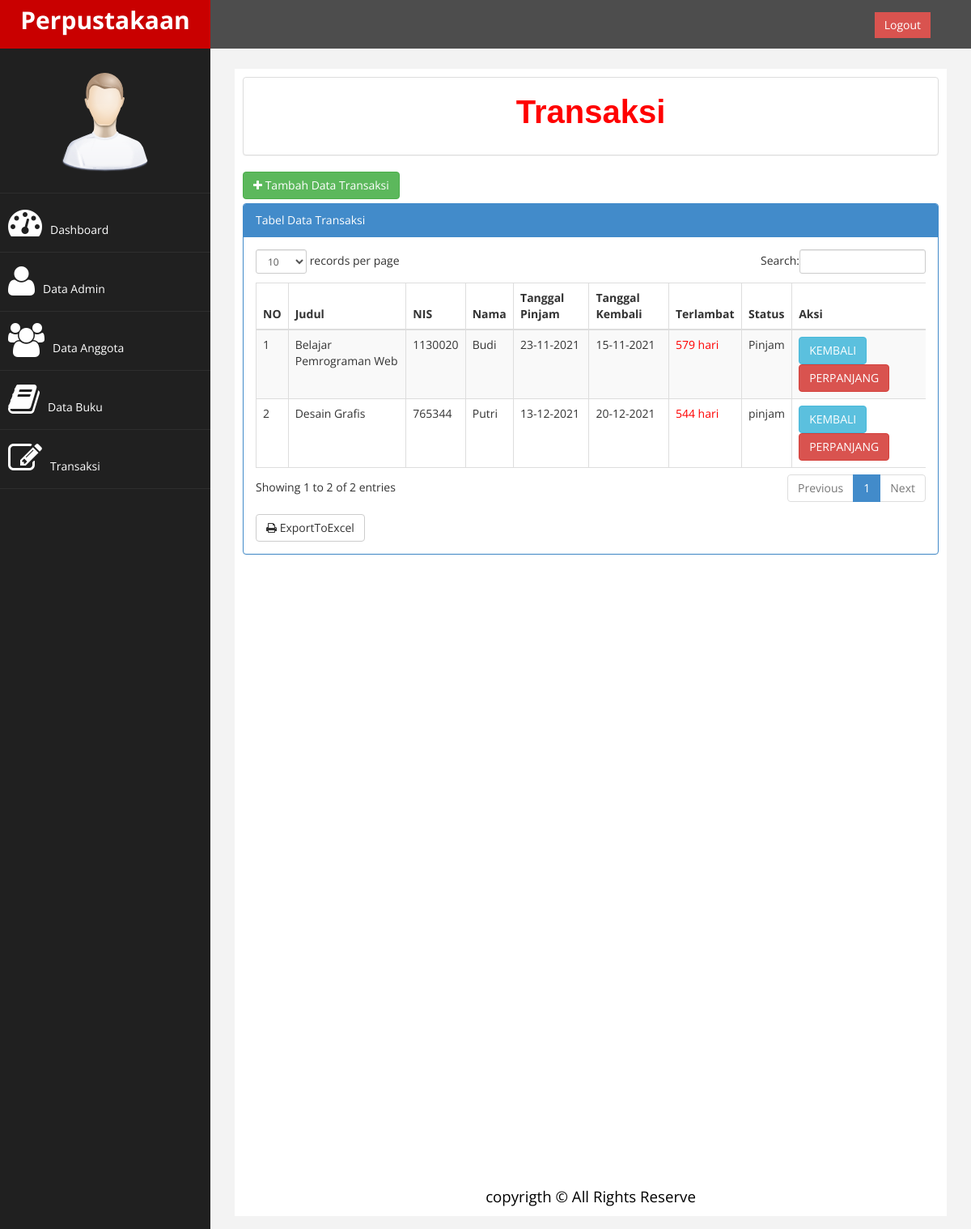
The page /index.php?page=transaksi (signed in) on the database its author committed.
### tables this page shows
CREATE TABLE `tb_transaksi` (
  `id` int(50) NOT NULL,
  `judul` varchar(50) NOT NULL,
  `nis` varchar(50) NOT NULL,
  `nama` varchar(50) NOT NULL,
  `tgl_pinjam` varchar(50) NOT NULL,
  `tgl_kembali` varchar(50) NOT NULL,
  `status` varchar(50) NOT NULL
);

### function.php (called while the page is built)
<?php
function terlambat($tgl_dateline, $tgl_kembali){
    $tgl_dateline_pecah = explode("-",$tgl_dateline);
    $tgl_dateline_pecah = $tgl_dateline_pecah[2]."-".$tgl_dateline_pecah[1]."-".$tgl_dateline_pecah[0];
    $tgl_kembali_pecah = explode("-",$tgl_kembali);
    $tgl_kembali_pecah = $tgl_kembali_pecah[2]."-".$tgl_kembali_pecah[1]."-".$tgl_kembali_pecah[0];
    $selisih = strtotime($tgl_kembali_pecah)-strtotime($tgl_dateline_pecah);
    $selisih = $selisih/86400;
    if($selisih>=1){
        $hasi_tgl = floor($selisih);
    }else{
        $hasi_tgl = 0;
    }
    return $hasi_tgl;
}
?>

### page/transaksi/transaksi.php (the view, shortened to what this page needs)
<div class="panel panel-default">
<p class="anggota">Transaksi</p>
</div>
<a href="?page=transaksi&aksi=tambah" class="btn btn-success" style="margin-bottom: 5px;" ><i class="fa fa-plus"></i>
Tambah Data Transaksi</a>
<div class="row">
<div class="col-md-12">
<div class="panel panel-primary">
<div class="panel-heading">
Tabel Data Transaksi
</div>
<div class="panel-body">
<div class="table-responsive">
<table class="table table-striped table-bordered table-hover" id="dataTables-example">
<thead>
    <tr>
        <th>NO</th>
        <th>Judul</th>
        <th>NIS</th>
        <th>Nama</th>
        <th>Tanggal Pinjam</th>
        <th>Tanggal Kembali</th>
        <th>Terlambat</th>
        <th>Status</th>
        <th>Aksi</th>
    </tr>
</thead>
<tbody>
<?php
$no = 1;
$sql = $koneksi->query("select * from tb_transaksi where status='pinjam'");
while ($data=$sql->fetch_assoc()){
?>
<tr>
<td><?php echo $no++; ?></td>
<td><?php echo $data['judul']; ?></td>
<td><?php echo $data['nis']; ?></td>
<td><?php echo $data['nama']; ?></td>
<td><?php echo $data['tgl_pinjam']; ?></td>
<td><?php echo $data['tgl_kembali']; ?></td>
<td>
    <?php
        $tgl_dateline2 = $data['tgl_kembali'];
        $tgl_kembali = date('Y-m-d');
        $lambat = terlambat($tgl_dateline2, $tgl_kembali);
        if($lambat > 0){
            echo "
                <font color='red'>$lambat hari</font>
            ";
        }else {
            echo $lambat ."Hari";
        }
    ?>
</td>
<td><?php echo $data['status']; ?></td>
<td>
    <a href="?page=transaksi&aksi=kembali&id=<?php echo $data['id']; ?>
    &judul=<?php echo $data['judul']; ?>" class="btn btn-info">KEMBALI</a>
    <a href="?page=transaksi&aksi=perpanjang&id=<?php echo $data['id']; ?>
    &judul=<?php echo $data['judul'] ?>&lambat=<?php echo $lambat ?>
    &tgl_kembali=<?php echo $data['tgl_kembali']?>" class="btn btn-danger">PERPANJANG</a>
</td>
</tr>
<?php }?>
</tbody>
</table>
</div>
<a href="./laporan/laporan_transaksi_exel.php" target="blank"
class="btn btn-default" style="margin-top: 8px;"><i class="fa fa-print"></i> ExportToExcel</a>
</div>
</div>
</div>

### index.php (shortened to what this page needs)
<?php
    include "function.php";
    $koneksi = new mysqli ("localhost","root","","perpustakaan");
    if($_SESSION['admin'] || $_SESSION['user']){
?>
<!DOCTYPE html>
<html xmlns="http://www.w3.org/1999/xhtml">
<head>
    <link href="assets/css/bootstrap.css" rel="stylesheet" />
    <link href="assets/css/font-awesome.css" rel="stylesheet" />
    <link href="assets/css/custom.css" rel="stylesheet" />
   <link href="assets/js/dataTables/dataTables.bootstrap.css" rel="stylesheet" />
</head>
<body>
<div id="wrapper">
<nav class="navbar navbar-default navbar-cls-top " role="navigation" style="margin-bottom: 0">
    <div class="navbar-header">
        <a class="navbar-brand" href="index.php">Perpustakaan</a>
    </div>
<div style="color: white;
  padding: 15px 50px 5px 50px;
  float: right;
  font-size: 16px;">
<a href="logout.php" class="btn btn-danger square-btn-adjust">Logout</a> </div>
</nav>
    <nav class="navbar-default navbar-side" role="navigation">
<div class="sidebar-collapse">
    <ul class="nav" id="main-menu">
    <li class="text-center">
        <img src="assets/img/find_user.png" class="user-image img-responsive"/>
        </li>
        <li>
            <a  href="index.php"><i class="fa fa-dashboard fa-3x"></i>Dashboard</a>
        </li>
        <li>
            <a  href="?page=admin"><i class="fa fa-user fa-3x"></i>Data Admin</a>
        </li>
        <li>
            <a  href="?page=anggota"><i class="fa fa-users fa-3x"></i>Data Anggota</a>
        </li>
        <li>
            <a  href="?page=buku"><i class="fa fa-book fa-3x"></i>Data Buku</a>
        </li>
        <li>
            <a  href="?page=transaksi"><i class="fa fa-edit fa-3x"></i>Transaksi</a>
        </li>
</div>
</nav>
<div id="page-wrapper" >
<div id="page-inner">
    <div class="row">
        <div class="col-md-12">
            <?php
                $page = $_GET['page'];
                $aksi = $_GET['aksi'];
                if ($page == "buku"){
                    if ($aksi == ""){
                        include "page/buku/buku.php";
                    }elseif($aksi == "tambah"){
                        include "page/buku/tambah.php";
                    }elseif($aksi== "ubah"){
                        include "page/buku/ubah.php";
                    }elseif($aksi=="hapus"){
                        include "page/buku/hapus.php";
                    }
                }elseif ($page == "transaksi"){
                    if ($aksi == ""){
                        include "page/transaksi/transaksi.php";
                    }elseif($aksi=="tambah"){
                        include "page/transaksi/tambah.php";
                    }elseif($aksi=="kembali"){
                        include "page/transaksi/kembali.php";
                    }elseif($aksi=="perpanjang"){
                        include "page/transaksi/perpanjang.php";
                    }
                }elseif($page == ""){
                    include "home.php";
                }
            ?>
        </div>
    </div>
    </div>
    <footer>copyrigth &copy All Rights Reserve</footer>
</div>
</div>
</body>
</html>
<?php
    }else{
        header("location:login.php");
    }
?>

### assets/css/custom.css (style rules this page uses)
body { font-family: 'Open Sans', sans-serif; }
#wrapper { width: 100%; background:#202020; }
#page-wrapper { padding: 15px 15px; min-height: 600px; background:#F3F3F3; }
#page-inner { width:100%; margin:10px 20px 10px 0px; background-color:#fff!important; padding:10px; min-height:1200px; }
.text-center { text-align:center; }
.square-btn-adjust { border: 0px solid transparent; -webkit-border-radius: 0px; -moz-border-radius: 0px; border-radius: 0px; }
p { font-size:16px; line-height:25px; padding-top:20px; }
.user-image { margin: 25px auto; -webkit-border-radius: 10px; -moz-border-radius: 10px; border-radius: 10px; max-height:170px; max-width:170px; }
.navbar-cls-top .navbar-brand { color: #fff; background: #C90000; width: 260px; text-align: center; height: 60px; font-size: 30px; font-weight: 700; }
.sidebar-collapse , .sidebar-collapse .nav { background:none; }
.sidebar-collapse .nav { padding:0; }
.sidebar-collapse .nav > li > a { color:#fff; background:#202020; text-shadow:none; }
.sidebar-collapse > .nav > li > a { padding:15px 10px; }
.sidebar-collapse > .nav > li { border-bottom: 1px solid rgba(107, 108, 109, 0.19); }
.navbar-side { border:none; background-color: #202020; }
.navbar-cls-top { background:#4D4D4D; border-bottom:none; }
.navbar-default { border:0px solid black; }
.navbar-header { background: #A70303; }
.nav > li > a > i { margin-right:10px; }
@media (min-width:768px) { #page-wrapper { margin: 0 0 0 260px; padding: 15px 30px; min-height: 1200px; } }
@media (min-width:768px) { .navbar-side { z-index: 1; position: absolute; width: 260px; } }
@media (min-width:768px) { .navbar { border-radius: 0px; } }

### index.php (style rules this page uses)
footer { text-align:center; margin-top:760px; color:#000; font-size:14pt; }

### page/transaksi/transaksi.php (style rules this page uses)
.anggota { font-family: sans-serif; font-size: 40px; color: red; padding-bottom: 30px; padding-top: 30px; text-align: center; font-weight: bold; }

### rows shown on the page
tb_transaksi: judul "Belajar Pemrograman Web", nis "1130020", nama "Budi", tgl_pinjam "23-11-2021", tgl_kembali "15-11-2021", tgl_kembali "579", status "Pinjam"
tb_transaksi: judul "Desain Grafis", nis "765344", nama "Putri", tgl_pinjam "13-12-2021", tgl_kembali "20-12-2021", tgl_kembali "544", status "pinjam"
